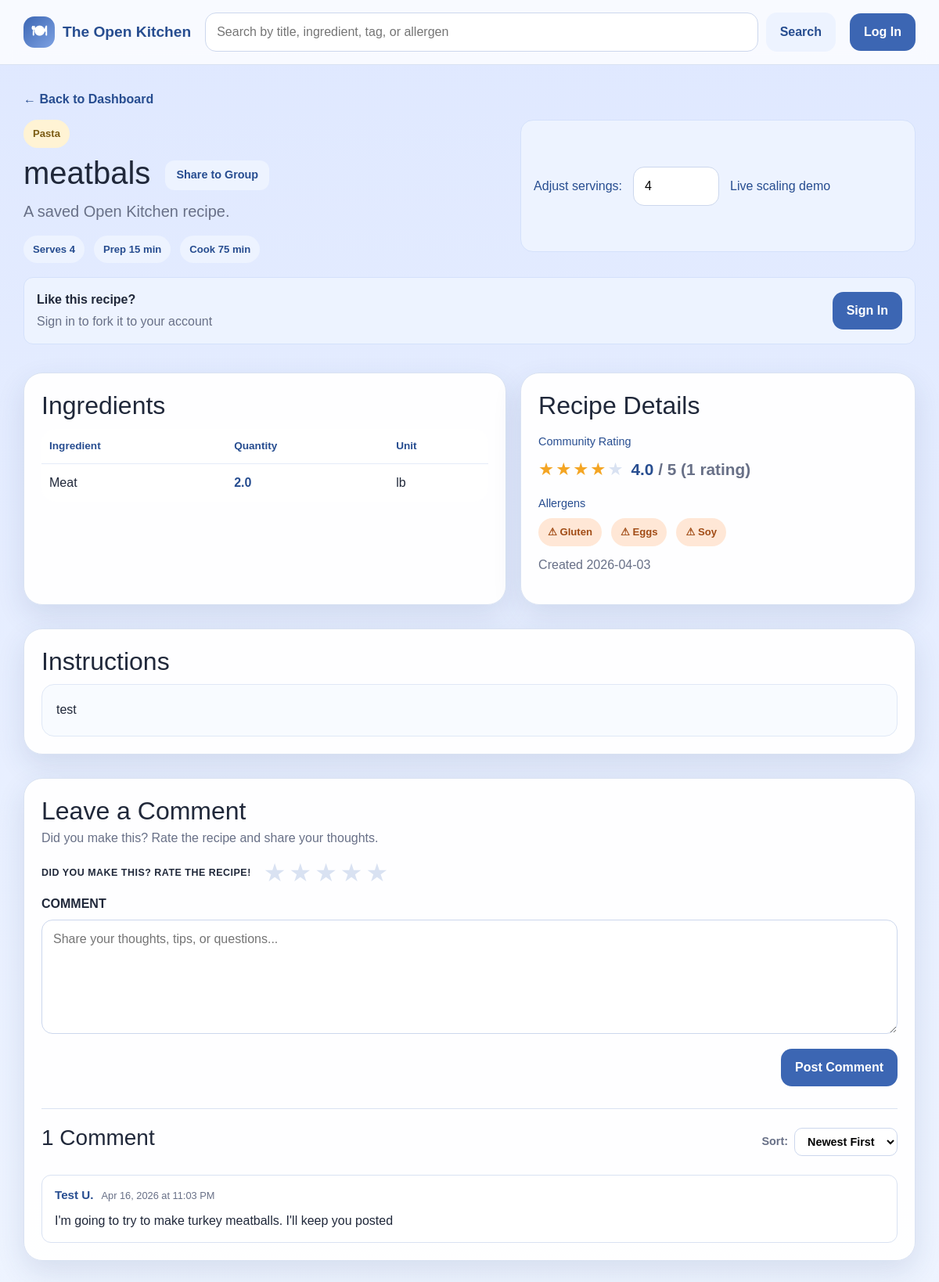
The app's page /recipe/5 with its own data.
### app/models.py (models this page shows, shortened)
class RecipeCategory(db.Model):
    __tablename__ = 'recipe_categories'
    id = db.Column(db.Integer, primary_key=True)
    recipeID = db.Column(db.Integer, db.ForeignKey('recipes.id'), nullable=False)
    categoryID = db.Column(db.Integer, db.ForeignKey('categories.id'), nullable=False)
    category = db.relationship('Category', backref='recipe_categories')

class Category(db.Model):
    __tablename__ = 'categories'
    id = db.Column(db.Integer, primary_key=True)
    name = db.Column(db.String(32), unique=True, nullable=False)

class Recipe(db.Model):
    __tablename__ = 'recipes'
    id = db.Column(db.Integer, primary_key=True)
    authorID = db.Column(db.Integer, db.ForeignKey('users.id'), nullable=False)
    title = db.Column(db.String(150), nullable=False)
    description = db.Column(db.Text, nullable=True)
    instructions = db.Column(db.Text, nullable=False)
    forkedFrom = db.Column(db.Integer, db.ForeignKey('recipes.id'), nullable=True)
    baseServings = db.Column(db.Integer, nullable=False)
    prepTime = db.Column(db.Integer, nullable=True)
    cookTime = db.Column(db.Integer, nullable=True)
    dateCreated = db.Column(db.DateTime, nullable=False, default=datetime.now)
    ingredients = db.relationship('Ingredient', backref='recipe', lazy=True, cascade='all, delete-orphan')
    categories = db.relationship('RecipeCategory', backref='recipe', lazy=True, cascade='all, delete-orphan')
    dietary_tags = db.relationship('RecipeDietaryTag', backref='recipe', lazy=True, cascade='all, delete-orphan')
    allergens = db.relationship('RecipeAllergen', backref='recipe', lazy=True, cascade='all, delete-orphan')

class Ingredient(db.Model):
    __tablename__ = 'ingredients'
    id = db.Column(db.Integer, primary_key=True)
    recipeID = db.Column(db.Integer, db.ForeignKey('recipes.id'), nullable=False)
    unitID = db.Column(db.Integer, db.ForeignKey('measurement_units.id'), nullable=False)
    name = db.Column(db.String(32), nullable=False)
    quantity = db.Column(db.Float, nullable=False)

class MeasurementUnit(db.Model):
    __tablename__ = 'measurement_units'
    id = db.Column(db.Integer, primary_key=True)
    name = db.Column(db.String(32), unique=True, nullable=False)
    abbreviation = db.Column(db.String(32), unique=True, nullable=False)
    system = db.Column(db.String(32), nullable=False)
    isActive = db.Column(db.Boolean, default=True)
    ingredients = db.relationship('Ingredient', backref='unit', lazy=True)

class RecipeAllergen(db.Model):
    __tablename__ = 'recipe_allergens'
    id = db.Column(db.Integer, primary_key=True)
    recipeID = db.Column(db.Integer, db.ForeignKey('recipes.id'), nullable=False)
    allergenID = db.Column(db.Integer, db.ForeignKey('allergens.id'), nullable=False)
    allergen = db.relationship('Allergen', backref='recipe_allergens')

class Allergen(db.Model):
    __tablename__ = 'allergens'
    id = db.Column(db.Integer, primary_key=True)
    name = db.Column(db.String(32), unique=True, nullable=False)

class Comment(db.Model):
    __tablename__ = 'comments'
    id = db.Column(db.Integer, primary_key=True)
    recipeID = db.Column(db.Integer, db.ForeignKey('recipes.id'), nullable=False)
    userID = db.Column(db.Integer, db.ForeignKey('users.id'), nullable=False)
    content = db.Column(db.Text, nullable=True)
    dateCreated = db.Column(db.DateTime, nullable=False, default=datetime.now)

### app/routes.py (the view)
@app.route('/recipe/<int:recipe_id>')
def view_recipe(recipe_id):
    uid = current_user_id()
    user = get_current_user()
    recipe = Recipe.query.get_or_404(recipe_id)
    ingredients = Ingredient.query.filter_by(recipeID=recipe_id).all()
    categories = RecipeCategory.query.filter_by(recipeID=recipe_id).all()
    dietary_tags = RecipeDietaryTag.query.filter_by(recipeID=recipe_id).all()
    allergens = RecipeAllergen.query.filter_by(recipeID=recipe_id).all()
    avg_rating, rating_count = _get_avg_rating(recipe_id)
    user_rating = Rating.query.filter_by(recipeID=recipe_id, userID=uid).first() if uid else None
    sort = request.args.get('sort', 'newest')
    order = Comment.dateCreated.asc() if sort == 'oldest' else Comment.dateCreated.desc()
    comments = Comment.query.filter_by(recipeID=recipe_id).order_by(order).all()
    for c in comments:
        c.author_name = _comment_author(c)
    notifications = _get_notifications()
    has_unread = any(not n.isRead for n in notifications)
    toast_notif = None
    toast_id = session.pop('toast_notification_id', None)
    if toast_id:
        toast_notif = Notification.query.get(toast_id)
    memberships = GroupMember.query.filter_by(userID=uid).all() if uid else []
    return render_template(
        'view_recipe.html',
        recipe=recipe,
        current_user=user,
        ingredients=ingredients,
        categories=categories,
        dietary_tags=dietary_tags,
        allergens=allergens,
        avg_rating=avg_rating,
        rating_count=rating_count,
        user_rating=user_rating,
        comments=comments,
        sort=sort,
        notifications=notifications,
        has_unread=has_unread,
        toast_notif=toast_notif,
        memberships=memberships,
    )

### app/routes.py (called while the page is built)
def get_current_user():
    if 'user_id' in session:
        return User.query.get(session['user_id'])
    return None

def current_user_id():
    return session.get('user_id')

def _get_avg_rating(recipe_id):
    result = db.session.query(func.avg(Rating.stars), func.count(Rating.id)).filter_by(recipeID=recipe_id).one()
    avg = round(result[0], 1) if result[0] else None
    count = result[1]
    return avg, count

def _comment_author(comment):
    user = User.query.get(comment.userID)
    return f"{user.firstName} {user.lastName[0]}." if user else "Anonymous"

def _get_notifications():
    uid = current_user_id()
    if uid is None:
        return []
    return Notification.query.filter_by(userID=uid).order_by(Notification.dateCreated.desc()).all()

### app/templates/view_recipe.html (shortened to what this page needs)
{% extends "base.html" %}
{% block content %}
<a href="{{ url_for('dashboard') }}" class="back-link">← Back to Dashboard</a>
<section class="recipe-view-shell">
    <div class="recipe-hero">
        <div>
            <div class="pill-row push-bottom-small">
                {% for rc in categories %}
                <span class="mini-pill">{{ rc.category.name }}</span>
                {% endfor %}
            </div>
            <h1>
                {{ recipe.title }}
                <button type="button" class="btn btn-secondary btn-sm ms-2"
                        data-bs-toggle="modal" data-bs-target="#shareToGroupModal">
                    Share to Group
                </button>
            </h1>
            <p class="lead">{{ recipe.description or 'A saved Open Kitchen recipe.' }}</p>
            <div class="pill-row push-top-small">
                <span class="pill">Serves {{ recipe.baseServings }}</span>
                {% if recipe.prepTime %}<span class="pill">Prep {{ recipe.prepTime }} min</span>{% endif %}
                {% if recipe.cookTime %}<span class="pill">Cook {{ recipe.cookTime }} min</span>{% endif %}
            </div>
        </div>
        <div class="scale-preview-box compact-view">
            <label for="adjustServings">Adjust servings:</label>
            <input type="number" id="adjustServings" min="1" value="{{ recipe.baseServings }}" oninput="scaleIngredients(this.value)">
            <span>Live scaling demo</span>
        </div>
    </div>
    {% if current_user and current_user.id != recipe.authorID %}
    <div style="margin-bottom: 18px; padding: 16px; background: #edf3ff; border: 1px solid #d4e1fb; border-radius: var(--radius-sm); display: flex; align-items: center; justify-content: space-between; gap: 16px;">
        <div>
            <p style="margin: 0; color: var(--text); font-weight: 600;">Like this recipe?</p>
            <p class="muted-small" style="margin: 4px 0 0 0;">Fork it to your account and customize it, or save it to your profile</p>
        </div>
        <div style="display: flex; gap: 10px;">
            <form method="POST" action="{{ url_for('fork_recipe', recipe_id=recipe.id) }}" style="margin: 0;">
                <button type="submit" class="btn btn-primary">Fork Recipe</button>
            </form>
            <form method="POST" action="{{ url_for('save_recipe', recipe_id=recipe.id) }}" style="margin: 0;">
                <button type="submit" class="btn {% if is_saved %}btn-secondary{% else %}btn-light{% endif %}" style="{% if is_saved %}background: #d4ffd4; color: #166b16; border: 1px solid #b1f1b1;{% endif %}">
                    {% if is_saved %}Saved{% else %}Save{% endif %}
                </button>
            </form>
        </div>
    </div>
    {% elif not current_user %}
    <div style="margin-bottom: 18px; padding: 16px; background: #edf3ff; border: 1px solid #d4e1fb; border-radius: var(--radius-sm); display: flex; align-items: center; justify-content: space-between; gap: 16px;">
        <div>
            <p style="margin: 0; color: var(--text); font-weight: 600;">Like this recipe?</p>
            <p class="muted-small" style="margin: 4px 0 0 0;">Sign in to fork it to your account</p>
        </div>
        <a href="{{ url_for('login') }}" class="btn btn-primary">Sign In</a>
    </div>
    {% endif %}
    <div class="content-grid">
        <article class="panel-card" id="ingredients-section">
            <h2>Ingredients</h2>
            <table class="ingredient-table view-mode">
                <thead>
                    <tr>
                        <th>Ingredient</th>
                        <th>Quantity</th>
                        <th>Unit</th>
                    </tr>
                </thead>
                <tbody>
                    {% for ing in ingredients %}
                    <tr>
                        <td>{{ ing.name }}</td>
                        <td><span class="scaled-qty" data-base="{{ ing.quantity }}">{{ ing.quantity }}</span></td>
                        <td>{{ ing.unit.abbreviation }}</td>
                    </tr>
                    {% endfor %}
                </tbody>
            </table>
        </article>
        <article class="panel-card">
            <h2>Recipe Details</h2>
            <h3 class="tiny-heading">Community Rating</h3>
            <div class="avg-rating-display">
                {% if avg_rating %}
                    <div class="star-display" aria-label="{{ avg_rating }} out of 5 stars">
                        {% for i in range(1, 6) %}
                            {% if i <= avg_rating|round(0, 'floor')|int %}
                                <span class="star filled">★</span>
                            {% elif i - 0.5 <= avg_rating %}
                                <span class="star half">★</span>
                            {% else %}
                                <span class="star empty">★</span>
                            {% endif %}
                        {% endfor %}
                    </div>
                    <span class="avg-score">{{ avg_rating }}<span class="muted-small"> / 5 ({{ rating_count }} rating{{ 's' if rating_count != 1 }})</span></span>
                {% else %}
                    <span class="muted-small">No ratings yet — be the first!</span>
                {% endif %}
            </div>
            {% if allergens %}
            <h3 class="tiny-heading">Allergens</h3>
            <div class="pill-row">
                {% for ra in allergens %}
                <span class="pill allergen-pill">⚠ {{ ra.allergen.name }}</span>
                {% endfor %}
            </div>
            {% endif %}
            <p class="muted-small push-top">Created {{ recipe.dateCreated.strftime('%Y-%m-%d') }}</p>
        </article>
    </div>
    <article class="panel-card push-top" id="instructions-section">
        <h2>Instructions</h2>
        <div class="instructions-box">{{ recipe.instructions }}</div>
    </article>
    <article class="panel-card push-top" id="comments-section">
        <div class="leave-comment-wrap">
            <h2>Leave a Comment</h2>
            <p class="muted-small">Did you make this? Rate the recipe and share your thoughts.</p>
            <form method="POST" action="{{ url_for('post_comment', recipe_id=recipe.id) }}">
                <div class="leave-comment-rating-row">
                    <span class="leave-comment-rate-label">DID YOU MAKE THIS? RATE THE RECIPE!</span>
                    <div class="star-picker" id="starPicker">
                        {% for i in range(1, 6) %}
                        <label class="star-label" title="{{ i }} star{{ 's' if i != 1 }}">
                            <span class="star-icon {% if user_rating and i <= user_rating.stars %}active{% endif %}">★</span>
                        </label>
                        {% endfor %}
                    </div>
                </div>
                <div class="field-block push-top">
                    <label for="commentText">COMMENT</label>
                    <textarea id="commentText" name="content" rows="5" placeholder="Share your thoughts, tips, or questions..."></textarea>
                </div>
                <div class="comment-form-actions push-top">
                    <button type="submit" class="btn btn-primary">Post Comment</button>
                </div>
            </form>
        </div>
        {% if comments %}
        <div class="comments-divider"></div>
        <div class="comments-header">
            <h3>{{ comments|length }} Comment{{ 's' if comments|length != 1 }}</h3>
            <div class="sort-control">
                <label for="sortComments">Sort:</label>
                <select id="sortComments" onchange="window.location = '?sort=' + this.value + '#comments-section'">
                    <option value="newest" {% if sort == 'newest' %}selected{% endif %}>Newest First</option>
                </select>
            </div>
        </div>
        <div class="comments-list">
            {% for comment in comments %}
            <div class="comment-item">
                <div class="comment-meta">
                    <span class="comment-author">{{ comment.author_name }}</span>
                    <span class="comment-date">{{ comment.dateCreated.strftime('%b %d, %Y at %I:%M %p') }}</span>
                </div>
                <p class="comment-body">{{ comment.content }}</p>
            </div>
            {% endfor %}
        </div>
        {% else %}
        <p class="muted-small push-top">No comments yet — be the first!</p>
        {% endif %}
    </article>
</section>
{% endblock %}

### records on screen
RecipeCategory: category.name "Pasta"
Recipe: title "meatbals", description "A saved Open Kitchen recipe.", baseServings "4", prepTime "15", cookTime "75", dateCreated "2026-04-03", instructions "test"
Ingredient: name "Meat", quantity "2.0", unit.abbreviation "lb"
RecipeAllergen: allergen.name "Gluten"
RecipeAllergen: allergen.name "Eggs"
RecipeAllergen: allergen.name "Soy"
Comment: author_name "Test U.", dateCreated "Apr 16, 2026 at 11:03 PM", content "I'm going to try to make turkey meatballs. I'll keep you posted"

### other values on screen
{{ avg_rating }} "4.0"
{{ rating_count }} "1"
{{ comments|length }} "1"
